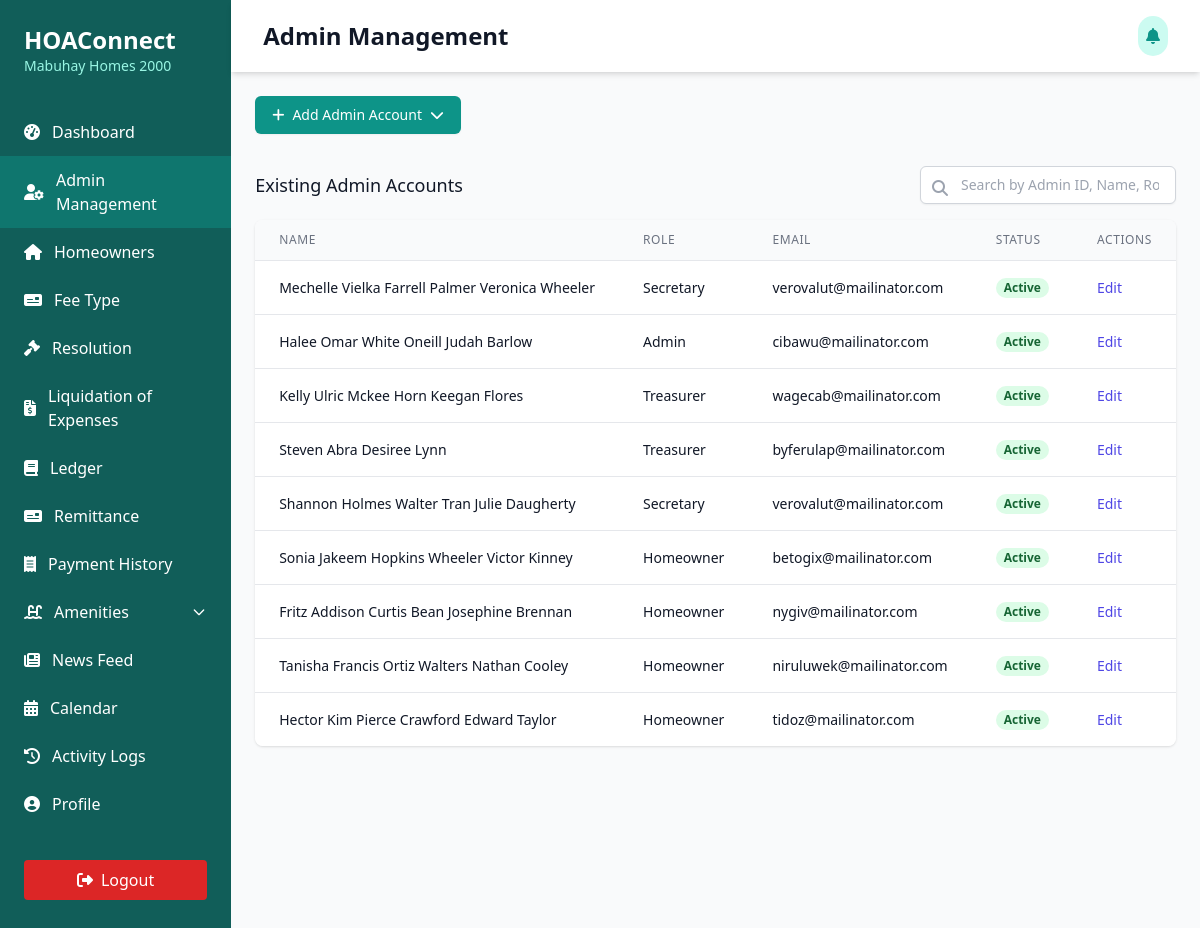
The app's page /Users/president/president-accounts.php with its own data.
### tables this page shows
CREATE TABLE `users` (
  `id` int(11) NOT NULL,
  `role_id` int(11) NOT NULL,
  `user_id` int(11) NOT NULL,
  `first_name` varchar(255) NOT NULL,
  `middle_name` varchar(255) NOT NULL,
  `last_name` varchar(255) NOT NULL,
  `suffix` varchar(50) NOT NULL,
  `email_address` varchar(100) NOT NULL,
  `hoa_number` int(11) DEFAULT NULL,
  `phone_number` varchar(100) NOT NULL,
  `age` int(11) NOT NULL,
  `date_of_birth` date NOT NULL,
  `citizenship` varchar(100) NOT NULL,
  `civil_status` varchar(100) NOT NULL,
  `account_status` int(11) NOT NULL,
  `home_address` varchar(255) DEFAULT NULL,
  `lot_number` int(11) NOT NULL,
  `block_number` int(11) NOT NULL,
  `phase_number` int(11) NOT NULL,
  `village_name` varchar(200) NOT NULL,
  `date_created` date NOT NULL,
  `date_updated` date NOT NULL
);

### Users/president/president-accounts.php (the view, shortened to what this page needs)
<?php
include('../../connection/connection.php');
?>
<!DOCTYPE html>
<html lang="en">
<head>
  <script src="https://cdn.tailwindcss.com"></script>
  <link rel="stylesheet" href="https://cdnjs.cloudflare.com/ajax/libs/font-awesome/6.4.0/css/all.min.css" />
</head>
<body class="bg-gray-50">
  <div class="min-h-screen flex">
    <div class="bg-teal-800 text-white w-64 py-6 flex flex-col">
      <div class="px-6 mb-8">
        <h1 class="text-2xl font-bold">HOAConnect</h1>
        <p class="text-sm text-teal-200">Mabuhay Homes 2000</p>
      </div>
      <nav class="flex-1">
        <a href="president-dashboard.php" class="flex items-center px-6 py-3 hover:bg-teal-600">
          <i class="fas fa-tachometer-alt mr-3"></i>
          <span>Dashboard</span>
        </a>
        <a href="president-accounts.php" class="flex items-center px-6 py-3 hover:bg-teal-600">
          <i class="fas fa-user-gear mr-3"></i>
          <span>Admin Management</span>
        </a>
        <a href="registered-homeowners.php" class="flex items-center px-6 py-3 hover:bg-teal-600">
          <i class="fas fa-home mr-3"></i>
          <span>Homeowners</span>
        </a>
        <a href="president-feetype.php" class="flex items-center px-6 py-3 hover:bg-teal-600">
          <i class="fas fa-money-check mr-3"></i>
          <span>Fee Type</span>
        </a>
        <a href="president-projectproposal.php" class="flex items-center px-6 py-3 hover:bg-teal-600">
          <i class="fas fa-gavel mr-3"></i>
          <span>Resolution</span>
        </a>
        <a href="president-liquidation.php" class="flex items-center px-6 py-3 hover:bg-teal-600">
          <i class="fas fa-file-invoice-dollar mr-3"></i>
          <span>Liquidation of Expenses</span>
        </a>
        <a href="president-ledger.php" class="flex items-center px-6 py-3 hover:bg-teal-600">
          <i class="fas fa-book mr-3"></i>
          <span>Ledger</span>
        </a>
        <a href="president-remittance.php" class="flex items-center px-6 py-3 hover:bg-teal-600">
          <i class="fas fa-money-check mr-3"></i>
          <span>Remittance</span>
        </a>
        <a href="president-payment-history.php" class="flex items-center px-6 py-3 hover:bg-teal-600">
          <i class="fas fa-receipt mr-3"></i>
          <span>Payment History</span>
        </a>
         <div x-data="{ open: false }">
          <button @click="open = !open" :aria-expanded="open" class="flex items-center w-full px-6 py-3 hover:bg-teal-600 focus:outline-none">
            <i class="fas fa-swimming-pool mr-3"></i>
            <span class="flex-1 text-left">Amenities</span>
            <svg :class="{ 'rotate-180': open }" class="w-4 h-4 transition-transform duration-200" fill="none" stroke="currentColor" viewBox="0 0 24 24">
              <path stroke-linecap="round" stroke-linejoin="round" stroke-width="2" d="M19 9l-7 7-7-7" />
            </svg>
          </button>
        </div>
        <a href="president-newsfeed.php" class="flex items-center px-6 py-3 hover:bg-teal-600">
          <i class="fas fa-newspaper mr-3"></i>
          <span>News Feed</span>
        </a>
        <a href="president-calendar.php" class="flex items-center px-6 py-3 hover:bg-teal-600">
          <i class="fas fa-calendar-alt mr-3"></i>
          <span>Calendar</span>
        </a>
        <a href="president-logs.php" class="flex items-center px-6 py-3 hover:bg-teal-600">
          <i class="fas fa-history mr-3"></i>
          <span>Activity Logs</span>
        </a>
        <a href="president-profile.php" class="flex items-center px-6 py-3 hover:bg-teal-600">
          <i class="fas fa-user-circle mr-3"></i>
          <span>Profile</span>
        </a>
      </nav>
      <div class="px-6 py-4 mt-auto">
        <button class="mt-4 w-full bg-red-600 hover:bg-red-700 text-white py-2 px-4 rounded flex items-center justify-center">
          <i class="fas fa-sign-out-alt mr-2"></i> Logout
        </button>
      </div>
    </div>
    <div class="flex-1 flex flex-col">
      <header class="bg-white shadow-md">
        <div class="max-w-7xl mx-auto py-4 px-4 sm:px-6 lg:px-8 flex justify-between items-center">
            <h1 class="text-2xl font-bold text-gray-900">Admin Management</h1>
            <div class="flex items-center space-x-2">
              <button class="bg-teal-100 p-2 rounded-full text-teal-600 hover:bg-teal-200">
                <i class="fas fa-bell"></i>
              </button>
            </div>
          </div>
    </header>
      <main class="flex-1 p-6">
        <div class="mb-6" x-data="{ open: false }">
          <div class="relative inline-block text-left">
            <button @click="open = !open" type="button"
              class="inline-flex justify-center items-center py-2 px-4 border border-transparent rounded-md shadow-sm text-sm font-medium text-white bg-teal-600 hover:bg-teal-700 focus:outline-none focus:ring-2 focus:ring-offset-2 focus:ring-teal-500">
              <i class="fas fa-plus mr-2"></i>
              Add Admin Account
              <i class="fas fa-chevron-down ml-2"></i>
            </button>
          </div>
        </div>
        <div class="mt-8">
          <div class="flex justify-between items-center mb-4">
            <h3 class="text-lg font-medium text-gray-900">Existing Admin Accounts</h3>
            <div class="relative">
              <input type="text" id="search-input" placeholder="Search by Admin ID, Name, Role, or Email..."
                class="w-full sm:w-64 border border-gray-300 rounded-md shadow-sm py-2 pl-10 pr-4 focus:outline-none focus:ring-2 focus:ring-teal-500 focus:border-teal-500 sm:text-sm"
                onkeyup="searchTable()" />
              <span class="absolute left-3 top-2.5 text-gray-400">
                <i class="fas fa-search"></i>
              </span>
            </div>
          </div>
          <div class="bg-white shadow rounded-lg overflow-hidden">
            <div class="overflow-x-auto">
              <table id="secretary-table" class="min-w-full divide-y divide-gray-200">
                <thead class="bg-gray-50">
                  <tr>
                    <th scope="col" class="px-6 py-3 text-left text-xs font-medium text-gray-500 uppercase tracking-wider">
                      Name
                    </th>
                    <th scope="col" class="px-6 py-3 text-left text-xs font-medium text-gray-500 uppercase tracking-wider">
                      Role
                    </th>
                    <th scope="col" class="px-6 py-3 text-left text-xs font-medium text-gray-500 uppercase tracking-wider">
                      Email
                    </th>
                    <th scope="col" class="px-6 py-3 text-left text-xs font-medium text-gray-500 uppercase tracking-wider">
                      Status
                    </th>
                    <th scope="col" class="px-6 py-3 text-left text-xs font-medium text-gray-500 uppercase tracking-wider">
                      Actions
                    </th>
                  </tr>
                </thead>
                <tbody class="bg-white divide-y divide-gray-200">
                <?php
                $sql_query_accounts = "SELECT * FROM users";
                $run_sql_query_accounts = mysqli_query($conn, $sql_query_accounts);
                if(mysqli_num_rows($run_sql_query_accounts) > 0){
                  foreach($run_sql_query_accounts as $row_accounts){
                    ?>
                    <tr>
                      <td class="px-6 py-4 whitespace-nowrap text-sm text-gray-900">
                        <?php echo $row_accounts['first_name'] . ' ' . $row_accounts['middle_name'] . ' ' . $row_accounts['last_name'] . ' ' . $row_accounts['suffix']; ?>
                      </td>
                      <td class="px-6 py-4 whitespace-nowrap text-sm text-gray-900">
                        <?php
                          if($row_accounts['role_id'] == 2){
                            echo "Secretary";
                          }elseif($row_accounts['role_id'] == 3){
                            echo "Admin";
                          }elseif($row_accounts['role_id'] == 4){
                            echo "Treasurer";
                          }elseif($row_accounts['role_id'] == 5){
                            echo "Audit";
                          }else{
                            echo "Homeowner";
                          }
                        ?>
                      </td>
                      <td class="px-6 py-4 whitespace-nowrap text-sm text-gray-900">
                        <?php echo $row_accounts['email_address']; ?>
                      </td>
                      <td class="px-6 py-4 whitespace-nowrap text-sm">
                          <?php
                            if($row_accounts['account_status'] == 1){
                              $statusClass = "bg-green-100 text-green-800";
                              $statusText = "Active";
                            } else {
                              $statusClass = "bg-gray-200 text-gray-700";
                              $statusText = "Inactive";
                            }
                          ?>
                          <span class="px-2 inline-flex text-xs leading-5 font-semibold rounded-full <?php echo $statusClass; ?>">
                            <?php echo $statusText; ?>
                          </span>
                      </td>
                      <td class="px-6 py-4 whitespace-nowrap text-sm font-medium space-x-2">
                        <a href="president-edit-accounts.php?user_id=<?php echo $row_accounts['user_id']; ?>"
                          class="text-indigo-600 hover:text-indigo-900">
                          Edit
                        </a>
                      </td>
                    <?php
                  }
                }
                ?>
                </tbody>
              </table>
            </div>
          </div>
        </div>
      </main>
    </div>
  </div>
</body>
</html>

### records on screen
users: first_name "Mechelle", middle_name "Vielka Farrell", last_name "Palmer", suffix "Veronica Wheeler", shows "Secretary", email_address "verovalut@mailinator.com", account_status "Active"
users: first_name "Halee", middle_name "Omar White", last_name "Oneill", suffix "Judah Barlow", shows "Admin", email_address "cibawu@mailinator.com", account_status "Active"
users: first_name "Kelly", middle_name "Ulric Mckee", last_name "Horn", suffix "Keegan Flores", shows "Treasurer", email_address "wagecab@mailinator.com", account_status "Active"
users: first_name "Steven", middle_name "Abra", last_name "Desiree", suffix "Lynn", shows "Treasurer", email_address "byferulap@mailinator.com", account_status "Active"
users: first_name "Shannon", middle_name "Holmes Walter", last_name "Tran", suffix "Julie Daugherty", shows "Secretary", email_address "verovalut@mailinator.com", account_status "Active"
users: first_name "Sonia", middle_name "Jakeem Hopkins", last_name "Wheeler", suffix "Victor Kinney", shows "Homeowner", email_address "betogix@mailinator.com", account_status "Active"
users: first_name "Fritz", middle_name "Addison Curtis", last_name "Bean", suffix "Josephine Brennan", shows "Homeowner", email_address "nygiv@mailinator.com", account_status "Active"
users: first_name "Tanisha", middle_name "Francis Ortiz", last_name "Walters", suffix "Nathan Cooley", shows "Homeowner", email_address "niruluwek@mailinator.com", account_status "Active"
users: first_name "Hector", middle_name "Kim Pierce", last_name "Crawford", suffix "Edward Taylor", shows "Homeowner", email_address "tidoz@mailinator.com", account_status "Active"
